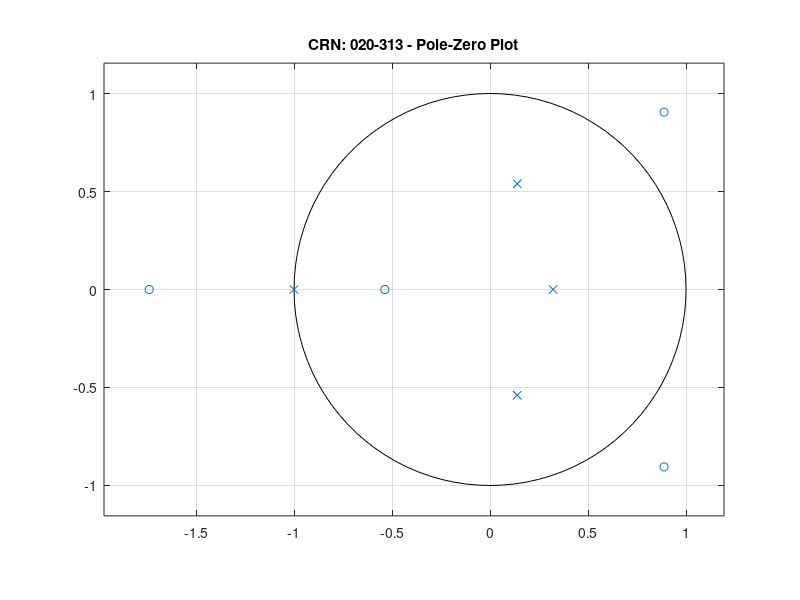

This chart was generated by the following MATLAB code:
% CRN: 020-313 - Pole-Zero Plot using tf2zp and zplane
b = [0.2 0.1 -0.3 0.4 0.3];
a = [1 0.4 -0.2 0.3 -0.1];
[z, p, k] = tf2zp(b, a);
zplane(z, p);
title('CRN: 020-313 - Pole-Zero Plot');

disp('Zeros:'); disp(z);
disp('Poles:'); disp(p);
disp('Gain:'); disp(k);

